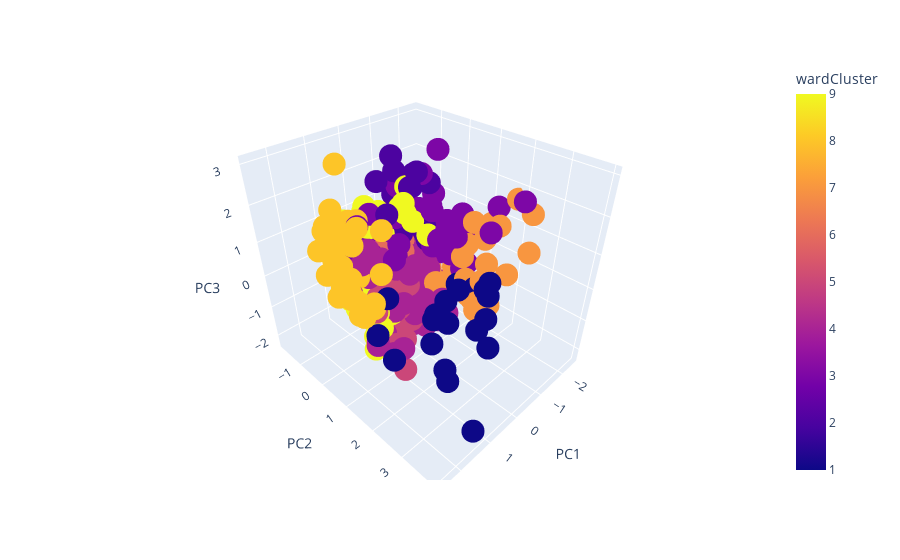

Notebook source saved alongside this figure:
### Code cell
fig2 = px.scatter_3d(pcaDataScaled, x='PC1', y='PC2', z='PC3', color='wardCluster')
fig2

### Figure 1 — Plotly figure (JSON) as saved in the notebook; plotly's stock layout.template omitted (floating-point values rounded to 4 significant figures; data arrays with more than 128 entries replaced by an {"elided": "..."} marker saying what was removed)
{"data": [{"hovertemplate": "PC1=%{x}<br>PC2=%{y}<br>PC3=%{z}<br>wardCluster=%{marker.color}<extra></extra>", "legendgroup": "", "marker": {"color": {"elided": "397 int values"}, "coloraxis": "coloraxis", "symbol": "circle"}, "mode": "markers", "name": "", "scene": "scene", "showlegend": false, "type": "scatter3d", "x": {"elided": "397 float values"}, "y": {"elided": "397 float values"}, "z": {"elided": "397 float values"}}], "layout": {"coloraxis": {"colorbar": {"title": {"text": "wardCluster"}}, "colorscale": [[0, "#0d0887"], [0.1111, "#46039f"], [0.2222, "#7201a8"], [0.3333, "#9c179e"], [0.4444, "#bd3786"], [0.5556, "#d8576b"], [0.6667, "#ed7953"], [0.7778, "#fb9f3a"], [0.8889, "#fdca26"], [1, "#f0f921"]]}, "legend": {"tracegroupgap": 0}, "margin": {"t": 60}, "scene": {"domain": {"x": [0, 1], "y": [0, 1]}, "xaxis": {"title": {"text": "PC1"}}, "yaxis": {"title": {"text": "PC2"}}, "zaxis": {"title": {"text": "PC3"}}}}}
